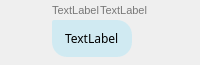
<?xml version="1.0" encoding="UTF-8"?>
<ui version="4.0">
 <class>Msg</class>
 <widget class="QWidget" name="Msg">
  <property name="geometry">
   <rect>
    <x>0</x>
    <y>0</y>
    <width>200</width>
    <height>65</height>
   </rect>
  </property>
  <property name="windowTitle">
   <string>Form</string>
  </property>
  <layout class="QGridLayout" name="gridLayout">
   <property name="leftMargin">
    <number>11</number>
   </property>
   <property name="topMargin">
    <number>0</number>
   </property>
   <property name="rightMargin">
    <number>0</number>
   </property>
   <property name="bottomMargin">
    <number>0</number>
   </property>
   <property name="horizontalSpacing">
    <number>5</number>
   </property>
   <property name="verticalSpacing">
    <number>0</number>
   </property>
   <item row="0" column="0">
    <layout class="QVBoxLayout" name="verticalLayout">
     <item>
      <widget class="QLabel" name="label_vat">
       <property name="minimumSize">
        <size>
         <width>36</width>
         <height>36</height>
        </size>
       </property>
       <property name="maximumSize">
        <size>
         <width>36</width>
         <height>36</height>
        </size>
       </property>
       <property name="styleSheet">
        <string notr="true">image: url(:/media/person/media/person/6.jpg);</string>
       </property>
       <property name="text">
        <string/>
       </property>
      </widget>
     </item>
     <item>
      <spacer name="verticalSpacer">
       <property name="orientation">
        <enum>Qt::Vertical</enum>
       </property>
       <property name="sizeHint" stdset="0">
        <size>
         <width>20</width>
         <height>40</height>
        </size>
       </property>
      </spacer>
     </item>
    </layout>
   </item>
   <item row="0" column="1">
    <layout class="QVBoxLayout" name="verticalLayout_2">
     <property name="spacing">
      <number>0</number>
     </property>
     <property name="bottomMargin">
      <number>0</number>
     </property>
     <item>
      <layout class="QHBoxLayout" name="horizontalLayout">
       <item>
        <widget class="QLabel" name="label_time">
         <property name="font">
          <font>
           <pointsize>8</pointsize>
          </font>
         </property>
         <property name="styleSheet">
          <string notr="true">color: rgb(120,120,120);</string>
         </property>
         <property name="text">
          <string>TextLabel</string>
         </property>
        </widget>
       </item>
       <item>
        <widget class="QLabel" name="label_username">
         <property name="maximumSize">
          <size>
           <width>16777215</width>
           <height>16777215</height>
          </size>
         </property>
         <property name="font">
          <font>
           <pointsize>8</pointsize>
          </font>
         </property>
         <property name="styleSheet">
          <string notr="true">color: rgb(120,120,120);</string>
         </property>
         <property name="text">
          <string>TextLabel</string>
         </property>
        </widget>
       </item>
       <item>
        <spacer name="horizontalSpacer">
         <property name="orientation">
          <enum>Qt::Horizontal</enum>
         </property>
         <property name="sizeHint" stdset="0">
          <size>
           <width>40</width>
           <height>20</height>
          </size>
         </property>
        </spacer>
       </item>
      </layout>
     </item>
     <item>
      <layout class="QHBoxLayout" name="horizontalLayout_3">
       <item>
        <widget class="QLabel" name="label_msg">
         <property name="font">
          <font>
           <family>Adobe 黑体 Std R</family>
          </font>
         </property>
         <property name="styleSheet">
          <string notr="true">background-color: rgba(80, 215, 255, 50);
border-top-left-radius: 2px;
border-top-right-radius: 15px;
border-bottom-left-radius: 15px;
border-bottom-right-radius: 15px;
padding:10px</string>
         </property>
         <property name="text">
          <string>TextLabel</string>
         </property>
        </widget>
       </item>
       <item>
        <spacer name="horizontalSpacer_2">
         <property name="orientation">
          <enum>Qt::Horizontal</enum>
         </property>
         <property name="sizeHint" stdset="0">
          <size>
           <width>40</width>
           <height>20</height>
          </size>
         </property>
        </spacer>
       </item>
      </layout>
     </item>
     <item>
      <spacer name="verticalSpacer_2">
       <property name="orientation">
        <enum>Qt::Vertical</enum>
       </property>
       <property name="sizeHint" stdset="0">
        <size>
         <width>20</width>
         <height>40</height>
        </size>
       </property>
      </spacer>
     </item>
    </layout>
   </item>
  </layout>
  <zorder></zorder>
  <zorder>label_username</zorder>
  <zorder>verticalLayoutWidget</zorder>
 </widget>
 <resources/>
 <connections/>
</ui>
